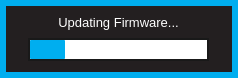
<?xml version="1.0" encoding="UTF-8"?>
<ui version="4.0">
 <class>FwProgressForm</class>
 <widget class="QWidget" name="FwProgressForm">
  <property name="geometry">
   <rect>
    <x>0</x>
    <y>0</y>
    <width>238</width>
    <height>78</height>
   </rect>
  </property>
  <property name="windowTitle">
   <string>Form</string>
  </property>
  <property name="styleSheet">
   <string notr="true">QWidget
{
	background:		rgba(35,31,32,255);
	border: 6px solid rgba(0,174,239,255);
}  

QWidget:hover
{
	/*border:				3px solid rgb(0, 126, 126)*/
}        

/* ---------- QLabels ------------*/
QLabel
{
	background:		rgba(0,0,0,0);
	color: 				white;
	font: 				10pt &quot;Futura&quot;;
	border:				none;
}

QLabel:hover
{
	border:				none;
}  

/* ---------- QSpinBox ------------*/
QSpinBox
{
	font: 10pt &quot;Futura&quot;;
	border: 2px solid rgb(0,174,239);
	background-color: rgba(0, 0, 0, 255);
	color: white;
	padding:0, 3, 0, 0;
}

QSpinBox::focus
{
	border: none;
	outline: none;
}

/* ---------- QLineEdit ------------*/
QLineEdit
{
	font: 10pt &quot;Futura&quot;;
	background: rgba(0,174,239,0);
	border: 2px solid rgba(0,174,239,255);
	border-radius: 0px;
	color: white;
	padding-left: 2px;
	padding-bottom: 2px;
}

QLineEdit:focus
{
	font: 10pt &quot;Futura&quot;;
	background: rgba(0,174,239,0);
	border: 2px solid white;
	border-radius: 0px;
	color: white;
	padding-left: 2px;
	padding-bottom: 2px;
}

/* ---------- QCheckBox ------------*/
QCheckBox
{
	font: 10pt &quot;Futura&quot;;
	background:rgba(0,174,239,0);
	color: white;
	padding:0, 3, 0, 0;
	border: none;
}

QCheckBox:focus
{
	background:rgba(0,174,239,0);
}


/* ------- QStackedWidget ---------*/
QStackedWidget
{
border-top: 1px solid white;
background: black;
}

/*---------- QPushButton ---------*/
QPushButton
{
	border: 2px solid rgba(0,174,239,255);
	font: 10pt &quot;Futura&quot;;
	color: white;
}

QWidget:focus
{
outline: none;
border: 2px solid rgba(255,255,255,255);
}

/*---------- QProgress Bar ---------*/
QProgressBar 
{
border: 2px solid rgb(25,25,25);
padding: 0px;
background: white;
 }

QProgressBar::chunk
{
background-color: rgba(0,174,239,255);
border-radius: 1px;
}

</string>
  </property>
  <widget class="QFrame" name="warningFrame">
   <property name="geometry">
    <rect>
     <x>0</x>
     <y>0</y>
     <width>238</width>
     <height>78</height>
    </rect>
   </property>
   <property name="focusPolicy">
    <enum>Qt::NoFocus</enum>
   </property>
   <property name="styleSheet">
    <string notr="true">QFrame
{
	background:		rgba(35,31,32,255);
	border: 6px solid rgba(0,174,239,255);
}  </string>
   </property>
   <property name="frameShape">
    <enum>QFrame::StyledPanel</enum>
   </property>
   <property name="frameShadow">
    <enum>QFrame::Raised</enum>
   </property>
   <widget class="QFrame" name="warningSubFrame">
    <property name="geometry">
     <rect>
      <x>8</x>
      <y>8</y>
      <width>221</width>
      <height>61</height>
     </rect>
    </property>
    <property name="focusPolicy">
     <enum>Qt::NoFocus</enum>
    </property>
    <property name="styleSheet">
     <string notr="true">QFrame 
{
background: rgba(0,0,0,0);
border:none;
}
</string>
    </property>
    <property name="frameShape">
     <enum>QFrame::StyledPanel</enum>
    </property>
    <property name="frameShadow">
     <enum>QFrame::Raised</enum>
    </property>
    <widget class="QLabel" name="found">
     <property name="geometry">
      <rect>
       <x>0</x>
       <y>-1</y>
       <width>221</width>
       <height>31</height>
      </rect>
     </property>
     <property name="focusPolicy">
      <enum>Qt::NoFocus</enum>
     </property>
     <property name="styleSheet">
      <string notr="true">font: 10pt;</string>
     </property>
     <property name="text">
      <string>Updating Firmware...</string>
     </property>
     <property name="alignment">
      <set>Qt::AlignCenter</set>
     </property>
    </widget>
    <widget class="QProgressBar" name="progressBar">
     <property name="geometry">
      <rect>
       <x>20</x>
       <y>30</y>
       <width>181</width>
       <height>23</height>
      </rect>
     </property>
     <property name="focusPolicy">
      <enum>Qt::NoFocus</enum>
     </property>
     <property name="styleSheet">
      <string notr="true"/>
     </property>
     <property name="value">
      <number>20</number>
     </property>
     <property name="alignment">
      <set>Qt::AlignCenter</set>
     </property>
     <property name="textVisible">
      <bool>false</bool>
     </property>
    </widget>
   </widget>
  </widget>
 </widget>
 <resources/>
 <connections/>
</ui>
